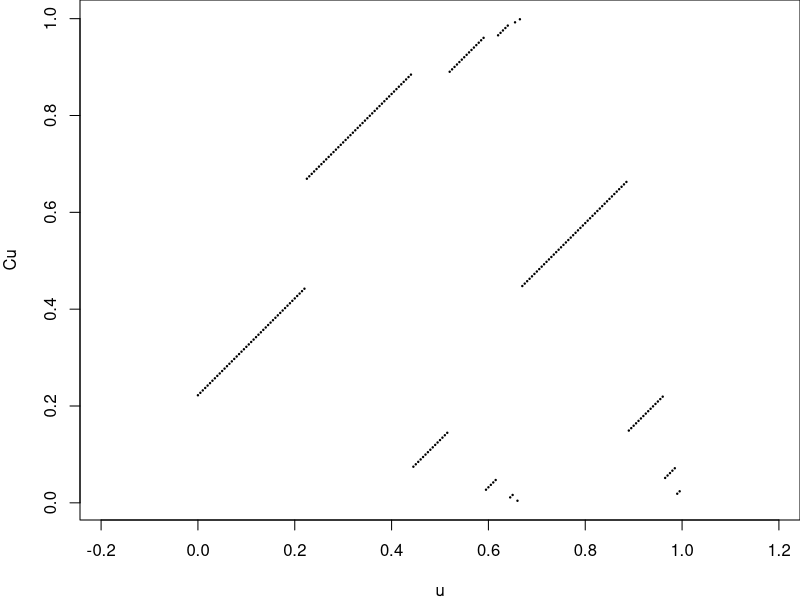

Here is the R script that generated this plot:
## ---- chunk 1
knitr::opts_chunk$set(echo = TRUE, fig.path="./assets/fig/ChaconMap-")
fscale <- 1
## ---- chunk 2
Chacon <- function(x){ 
  n <- 1L
  while(3L^(n+1L)*x >= 3L^(n+1L) - 1L) n <- n+1L 
  while(3L^(n+1L)*x >= 2L*3L^n - 2L && 3L*x < 2L) n <- n+1L
  i <- 1L; A <- c(0L, 2L, 6L, 4L)/9L
  while(i < n){
    A <- c(A, A + 2L/3L^(i+2L), 1L - 1L/3L^(i+1L), A + 4L/3L^(i+2L))
    i <- i+1L
  }
  dists <- x-A
  j <- which(dists >= 0 & 3L^(n+1L)*dists < 2)
  return(A[j+1L]+dists[j]) 
}
## ---- chunk 3
par(mar=c(4,4,0,0))
u <- seq(0, 0.995, by=.005) 
Cu <- sapply(u, Chacon)
plot(u, Cu, pch=19, cex=0.2, asp=1, xlim=c(0,1), pty="s")
